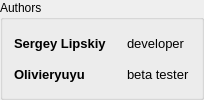
       <widget class="QGroupBox" name="groupBox_3">
        <property name="sizePolicy">
         <sizepolicy hsizetype="Expanding" vsizetype="Preferred">
          <horstretch>0</horstretch>
          <verstretch>0</verstretch>
         </sizepolicy>
        </property>
        <property name="title">
         <string>Authors</string>
        </property>
        <layout class="QGridLayout" name="gridLayout">
         <property name="horizontalSpacing">
          <number>20</number>
         </property>
         <item row="0" column="0">
          <widget class="QLabel" name="label_3">
           <property name="font">
            <font>
             <pointsize>10</pointsize>
             <weight>75</weight>
             <bold>true</bold>
            </font>
           </property>
           <property name="text">
            <string notr="true">Sergey Lipskiy</string>
           </property>
          </widget>
         </item>
         <item row="0" column="1">
          <widget class="QLabel" name="label_4">
           <property name="font">
            <font>
             <pointsize>10</pointsize>
            </font>
           </property>
           <property name="text">
            <string>developer</string>
           </property>
          </widget>
         </item>
         <item row="1" column="0">
          <widget class="QLabel" name="label">
           <property name="font">
            <font>
             <pointsize>10</pointsize>
             <weight>75</weight>
             <bold>true</bold>
            </font>
           </property>
           <property name="text">
            <string notr="true">Olivieryuyu</string>
           </property>
          </widget>
         </item>
         <item row="1" column="1">
          <widget class="QLabel" name="label_2">
           <property name="font">
            <font>
             <pointsize>10</pointsize>
            </font>
           </property>
           <property name="text">
            <string>beta tester</string>
           </property>
          </widget>
         </item>
        </layout>
       </widget>
